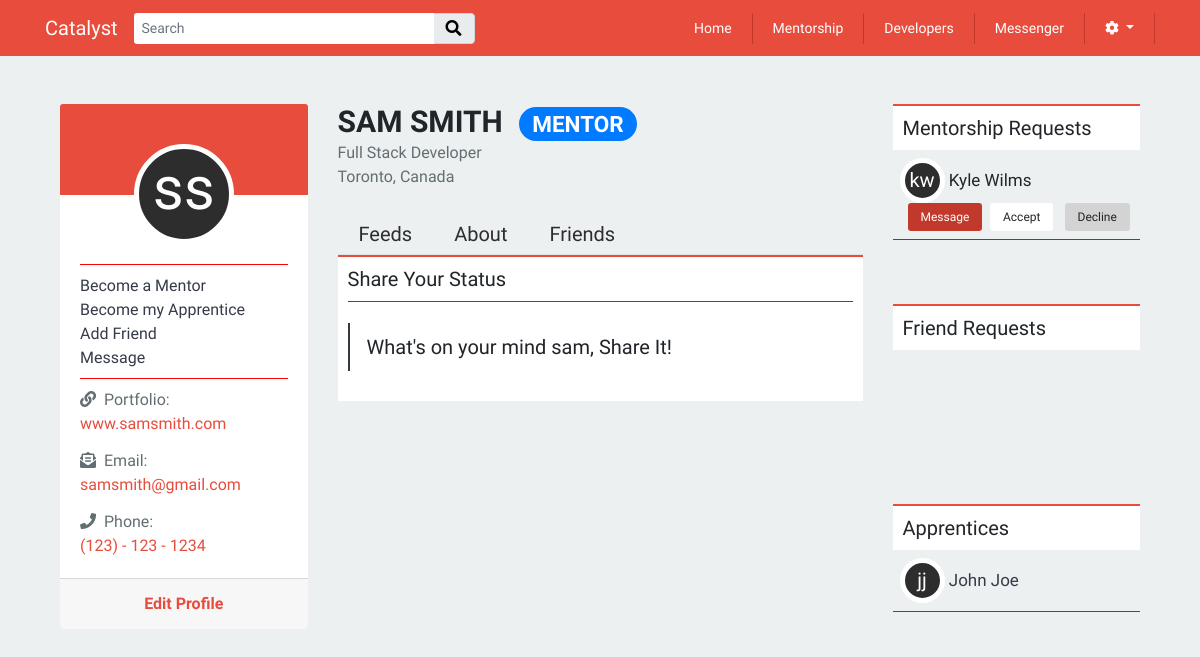
Page /includes/userProfile/user-profile.php on the committed database.
### tables this page shows
CREATE TABLE `profiles` (
  `id` int(11) NOT NULL,
  `fname` varchar(255) NOT NULL,
  `lname` varchar(255) NOT NULL,
  `email` varchar(255) NOT NULL,
  `contact` varchar(255) NOT NULL,
  `image` longtext NOT NULL,
  `location` varchar(255) NOT NULL,
  `position` varchar(255) NOT NULL,
  `portfolio_url` varchar(255) NOT NULL,
  `mentorship_status` tinyint(1) NOT NULL,
  `user_id` int(11) NOT NULL
);

CREATE TABLE `mentors` (
  `id` int(11) NOT NULL,
  `mentor` int(11) NOT NULL,
  `apprentice_fname` varchar(255) NOT NULL,
  `apprentice_lname` varchar(255) NOT NULL,
  `message` varchar(2000) NOT NULL,
  `status` enum('approved','rejected','pending') NOT NULL,
  `request_date` datetime NOT NULL DEFAULT CURRENT_TIMESTAMP,
  `profile_id` int(11) NOT NULL
);

### models/mentorship/mentors.php (called while the page is built, shortened)
<?php
class Mentors{
    public function getMentorRequestById($db, $id){
        $query = "SELECT * FROM mentors WHERE mentor = :id AND status = 'pending' ORDER BY request_date desc";
        $pdost = $db->prepare($query);
        $pdost->bindParam(':id', $id);
        $pdost->execute();
        $mentors = $pdost->fetchAll(PDO::FETCH_OBJ);
        return $mentors;
    }
    public function listApprentice($db, $id){
        $query = "SELECT * FROM mentors WHERE mentor = :id AND status = 'approved' ORDER BY request_date desc";
        $pdost = $db->prepare($query);
        $pdost->bindParam(':id', $id);
        $pdost->execute();
        $mentors = $pdost->fetchAll(PDO::FETCH_OBJ);
        return $mentors;
    }
}

### includes/userProfile/user-profile.php (the view, shortened to what this page needs)
<?php
require_once 'header.php';
	$query = "SELECT * FROM profiles WHERE user_id = 3";
	$db = Database::getDb();
	$pdost = $db->prepare($query);
	$profile = $pdost->execute();
	$profile = $pdost->fetch(PDO::FETCH_OBJ);
    $fName = $profile->fname;
	$lName = $profile->lname;
	$firstChar = mb_substr($fName, 0, 1, "UTF-8");
	$secChar = mb_substr($lName, 0, 1, "UTF-8");
?>
<br>
<br>
<div class="container">
	<div class="row">
		<div class="col-md-3 main-left-sidebar">
			<div class="card text-center">
				<div class="card-header main-left-sidebar-header">
					<div class="dev-profile-contatiner" style="margin:0 auto;top:30px;">
						<div class="profile-avatar-circle">
							<span class="profile-initials"><?php echo $firstChar . $secChar ?></span>
						</div>
					</div>
				</div>
				<div class="card-body text-left dev-contact">
					<hr>
					<a href="?mentorStatus=1" class="">Become a Mentor</a>
					<a href="#" class="">Become my Apprentice</a>
					<a href="#" class="">Add Friend</a>
					<a href="#" class="">Message</a>
					<hr>
					<p><i class="fas fa-link mr-2 dev-contact-icon"></i>Portfolio:</p>
					<a href="#" class="dev-contact-info"><?= $profile->portfolio_url?></a>
					<p><i class="fas fa-envelope-open-text mr-2 dev-contact-icon mt-3"></i>Email:</p>
					<a href="mailto:<?=$profile->email?>" class="dev-contact-info"><?= $profile->email?></a>
					<p><i class="fas fa-phone mr-2 dev-contact-icon mt-3"></i>Phone:</p>
					<a href="tel:<?= $profile->contact?>" class="dev-contact-info"><?= $profile->contact?></a>
				</div>
				<div class="card-footer text-muted">
					<form class="action-btn-style" action="../userProfile/edit-profile.php" method="post">
						<button class="btn dev-editBtn" type="submit" value="update Profile" name="update">Edit Profile
						</button>
					</form>
				</div>
			</div>
		</div>
		<div class="col-md-6 main-profile">
			<h2 class="main-h2"><?= $profile->fname . " " . $profile->lname ?><?php if($profile->mentorship_status == 1){echo '<span class="badge badge-pill badge-primary ml-3">Mentor</span>';} ?></h2>
			<span class="main-devposition"><?= $profile->position?></span>
			<span class="main-location"><?= $profile->location?></span>
			<br>
			<nav>
				<div class="nav nav-tabs" id="nav-tab" role="tablist">
					<a class="nav-item nav-link main-tablink" id="nav-feeds-tab" data-toggle="tab" href="#nav-feeds" role="tab" aria-controls="nav-feeds" aria-selected="true">Feeds</a>
					<a class="nav-item nav-link main-tablink" id="nav-about-tab" data-toggle="tab" href="#nav-about" role="tab" aria-controls="nav-about" aria-selected="false">About</a>
					<a class="nav-item nav-link main-tablink" id="nav-friends-tab" data-toggle="tab" href="#nav-friends" role="tab" aria-controls="nav-friends" aria-selected="false">Friends</a>
				</div>
			</nav>
			<div class="tab-content" id="nav-tabContent">
				<div class="tab-pane fade show active" id="nav-feeds" role="tabpanel" aria-labelledby="nav-feeds-tab">
					<h5 class="sidebar-h5" style="background:white;">Share Your Status
						<hr />
						<div class="status-container">
							<button type="button" class="btn btn-block btn-lg text-left status-text-modal" data-toggle="modal" data-target="#exampleModalCenter">
								What's on your mind <?= $profile->fname ?>, Share It!
							</button>
						</div>
					</h5>
				</div>
			</div>
		</div>
		<div class="col-md-3 main-right-sidebar">
			<div class="sidebar-right-height">
				<h5 class="sidebar-h5">Mentorship Requests</h5>
				<?php require_once '../mentorship/list-apprentice-request.php'; ?>
			</div>
			<div class="sidebar-right-height">
				<h5 class="sidebar-h5">Friend Requests</h5>
			</div>
			<div class="sidebar-right-height">
				<h5 class="sidebar-h5">Apprentices</h5>
				<?php require_once '../mentorship/list-user-apprentice.php'; ?>
			</div>
		</div>
	</div>
</div>
<?php
require_once 'footer.php';
?>

### includes/mentorship/list-apprentice-request.php (shortened to what this page needs)
<?php
require_once '../../models/database.php';
require_once '../../models/mentorship/mentors.php';
$dbcon = Database::getDb();
$mentors = new Mentors();
$mentors = $mentors->getMentorRequestById($dbcon, 7);
foreach($mentors as $mentor){
    $fullName = ucfirst($mentor->apprentice_fname) .' '. ucfirst($mentor->apprentice_lname);
    $fName = $mentor->apprentice_fname;
    $lName = $mentor->apprentice_lname;
    $firstChar = mb_substr($fName, 0, 1, "UTF-8");
    $secChar = mb_substr($lName, 0, 1, "UTF-8");
    echo '<div class="row">
        <div class="col-sm-2">
            <div class="profile-avatar-circle-mentor ml-n2">
                <span class="profile-initials-mentor">'.$firstChar . $secChar.'</span>
            </div>
        </div>
        <div class="col-sm-10">
            <h6 class="profile-name-mentor text-left">'.$fullName.'</h6>
        </div>
    </div>
    <div class="row">
        <div class="col-sm-4 ">
            <button type="button" data-toggle="modal" data-target="#message-modal" onclick="show_message(\'' .$mentor->message. '\')"; class="btn btn-sm text-right request-msg">Message</button>
        </div>
        <div class="col-sm-4">
            <form method="POST" action="../mentorship/accept-mentor-status.php">
                <input type="hidden" name="id" value="'.$mentor->id.'">
                <input type="hidden" name="status" value="approved">
                <button type="submit" name="accept" class="btn btn-sm request-accept" data-toggle="tooltip" data-placement="top" title="Accept">Accept</button>
            </form>
        </div>
        <div class="col-sm-4 ml-n2">
            <form method="POST" action="../mentorship/reject-mentor-status.php">
                <input type="hidden" name="id" value="'.$mentor->id.'">
                <input type="hidden" name="status" value="rejected">
                <button type="submit" name="reject" class="btn btn-sm request-decline" data-toggle="tooltip" data-placement="top" title="Reject">Decline</button>
            </form>
        </div>
    </div><hr/>';
}

### includes/mentorship/list-user-apprentice.php
<?php
require_once '../../models/database.php';
require_once '../../models/mentorship/mentors.php';
$dbcon = Database::getDb();
$apprentice= new Mentors();
$apprentice = $apprentice->listApprentice($dbcon, 7);
foreach($apprentice as $app){
    $fullName = ucfirst($app->apprentice_fname) .' '. ucfirst($app->apprentice_lname);
    $fName = $app->apprentice_fname;
    $lName = $app->apprentice_lname;
    $firstChar = mb_substr($fName, 0, 1, "UTF-8");
    $secChar = mb_substr($lName, 0, 1, "UTF-8");
    echo '<a href="?id='.$app->profile_id.'"><div class="row">
        <div class="col-sm-2">
            <div class="profile-avatar-circle-mentor ml-n2">
                <span class="profile-initials-mentor">'.$firstChar . $secChar.'</span>
            </div>
        </div>
        <div class="col-sm-10">
            <h6 class="profile-name-mentor text-left">'.$fullName.'</h6>
        </div>
    </div></a>
    <hr/>';
}

### css/style.css (style rules this page uses)
body { font-family: 'Muli', sans-serif; background: #ecf0f1; }
hr { display: block; height: 1px; border: 0; border-top: 1px solid red; margin: 0.5em 0; padding: 0; }
a { text-decoration: none; color: #353b48; }
p { margin: 0; padding: 0; }
.card { border: none !Important; }
.nav-link { padding: 5px 20px !important; font-size: 14px; text-transform: capitalize; color: #fff !important; border-right: 1px solid #c0392b; }
.card-body { padding-top:0 !important; }
.profile-initials-mentor { position: relative; top: 15px; font-size: 20px; line-height: 5px; color: #fff; text-transform: lowercase; display: block; }
.profile-name-mentor { font-size: 17px; margin-top: 12px; }
.profile-avatar-circle-mentor { margin: 0 auto; width: 45px; height: 45px; background-color: #2d2d2d; border: 5px solid #fff; text-align: center; border-radius: 50%; -webkit-border-radius: 50%; -moz-border-radius: 50%; }
.request-accept, .request-decline, .request-msg { font-size:12px; padding-left: 12px; padding-right: 12px; }
.request-accept { background-color: white; }
.request-decline { background-color: lightgray; }
.request-msg { background-color: #c0392b; color: white; }
span { margin: 0; }
.main-left-sidebar-header { padding-top: 40px; background: linear-gradient(to bottom, #E74C3C 60%, #FFFFFF 40%); border: none; }
.main-left-sidebar p { margin-bottom: 0 !important; }
.main-left-sidebar a { display: block; text-decoration: none; }
.main-h2 { font-size: 30px; font-weight: 700; text-transform: uppercase; margin: 0; }
.main-devposition, .main-location { display: block; color: #636e72; text-transform: capitalize; }
.main-tablink { font-size: 20px; color: #2d2d2d !important; }
.row { margin: 0 auto; }
.profile-avatar-circle { margin: 0 auto; width: 100px; height: 100px; background-color: #2d2d2d; border: 5px solid #fff; text-align: center; border-radius: 50%; -webkit-border-radius: 50%; -moz-border-radius: 50%; }
.profile-initials { position: relative; top: 25px; font-size: 60px; line-height: 30px; color: #fff; text-transform: lowercase; }
.dev-editBtn { padding: 0; font-weight: bold; color: #E74C3C !important; }
.dev-contact p { color: #636e72; }
.dev-contact-icon { color: #636e72; }
.dev-contact-info { color: #E74C3C; }
.status-container { border: none; border-left: 2px solid #343A40; margin: 20px 20px 20px 0; }
.sidebar-h5 { border-top: 2px solid #E74C3C; background: #fff; padding: 10px; text-align: left; }
.sidebar-right-height { height: 200px; overflow: auto; }

### rows in the picture
profiles: fname "s", lname "s", portfolio_url "www.samsmith.com", email "samsmith@gmail.com", contact "(123) - 123 - 1234", fname "SAM", lname "SMITH", position "Full Stack Developer", location "Toronto, Canada", fname "sam"
mentors: apprentice_fname "k", apprentice_lname "w", fullName "Kyle Wilms"
mentors: apprentice_fname "j", apprentice_lname "j", fullName "John Joe"
